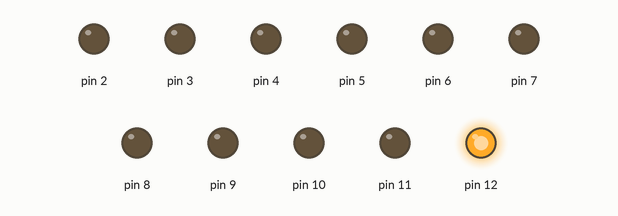
This sketch was run on a simulated Arduino Uno, built with avr-gcc and run on an emulated ATmega328P. Parts: output pins drawn as LEDs (lit = HIGH). Random numbers use the default seed unless the sketch sets one.

Above: at 0.1 s.
At 4.9 s:
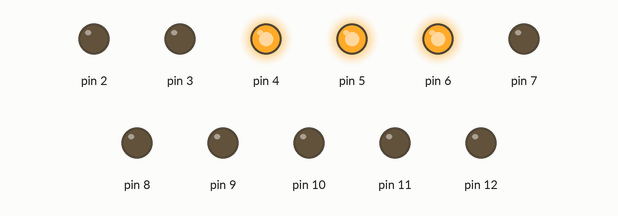
At 9.9 s:
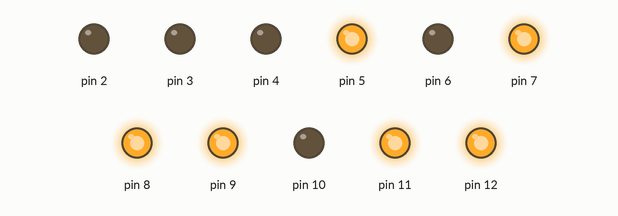
At 19.91 s:
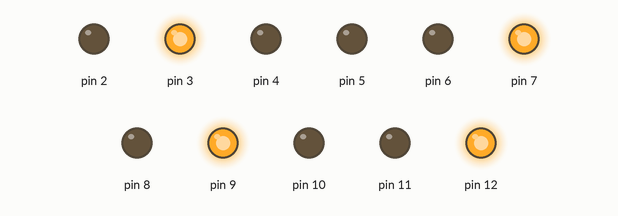
At 29.71 s:
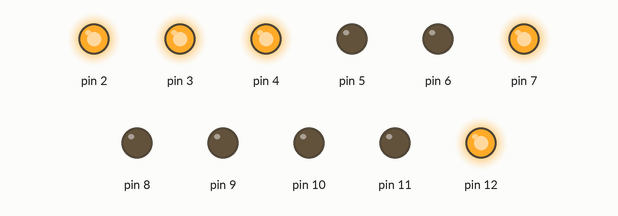
At 39.72 s:
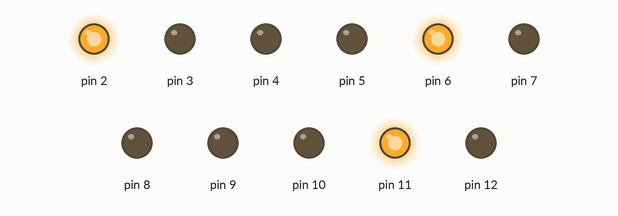
Timing chart, 0 to 40.0 s (numbered marks = the images above):
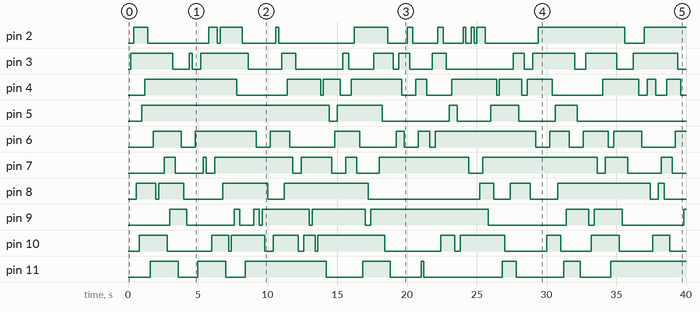

Measured:
- by itself, pin 2: LOW → HIGH at 0.40 s, → LOW 1.0 s later, → HIGH 4.4 s later, → LOW 0.60 s later, … (23 changes in this stretch)
- by itself, pin 3: LOW → HIGH at 0.20 s, → LOW 3.0 s later, → HIGH 1.2 s later, → LOW 0.20 s later, … (24 changes in this stretch)
- by itself, pin 4: LOW → HIGH at 1.2 s, → LOW 6.6 s later, → HIGH 3.6 s later, → LOW 2.4 s later, … (22 changes in this stretch)
- by itself, pin 5: LOW → HIGH at 1.0 s, → LOW 13.4 s later, → HIGH 0.60 s later, → LOW 3.2 s later, … (10 changes in this stretch)
- by itself, pin 6: LOW → HIGH at 1.8 s, → LOW 2.0 s later, → HIGH 1.0 s later, → LOW 4.4 s later, … (21 changes in this stretch)
- by itself, pin 7: LOW → HIGH at 2.6 s, → LOW 0.80 s later, → HIGH 2.0 s later, → LOW 0.20 s later, … (18 changes in this stretch)
- by itself, pin 8: LOW → HIGH at 0.60 s, → LOW 1.4 s later, → HIGH 0.20 s later, → LOW 1.8 s later, … (16 changes in this stretch)
- by itself, pin 9: LOW → HIGH at 3.0 s, → LOW 1.2 s later, → HIGH 3.4 s later, → LOW 0.40 s later, … (17 changes in this stretch)

The sketch:

randomblinks.ino
```cpp
int pinVals[] = {0,0,0,0,0,0,0,0,0,0,0}; // 11 vals
int pinSelect = 0;

void setup() {
  // put your setup code here, to run once:
  for(int i=2; i<13; i++){
    pinMode(i, OUTPUT);
  }
}

void loop() {
  // put your main code here, to run repeatedly:
  pinSelect = random(11); //0-10
  pinVals[pinSelect] = (pinVals[pinSelect]+1)%2;
  digitalWrite(pinSelect+2, pinVals[pinSelect]);
  delay(200);
}
```
